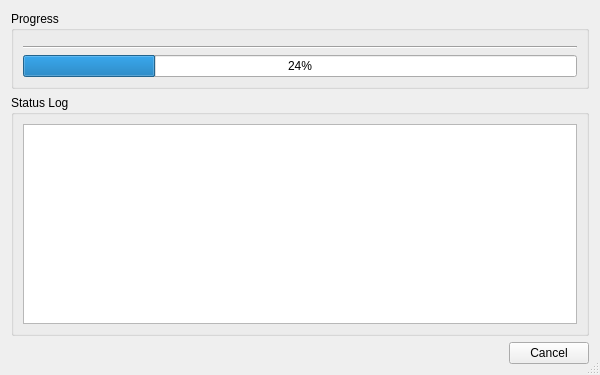
<?xml version="1.0" encoding="UTF-8"?>
<ui version="4.0">
 <class>MultiProgressDialog</class>
 <widget class="QDialog" name="MultiProgressDialog">
  <property name="windowModality">
   <enum>Qt::ApplicationModal</enum>
  </property>
  <property name="geometry">
   <rect>
    <x>0</x>
    <y>0</y>
    <width>600</width>
    <height>370</height>
   </rect>
  </property>
  <property name="sizeGripEnabled">
   <bool>true</bool>
  </property>
  <property name="modal">
   <bool>true</bool>
  </property>
  <layout class="QVBoxLayout" name="main_layout">
   <item>
    <widget class="QGroupBox" name="progress_bar_group_box">
     <property name="title">
      <string>Progress</string>
     </property>
     <layout class="QVBoxLayout" name="progress_bar_group_box_layout">
      <item>
       <widget class="QWidget" name="progress_bar_container_widget" native="true">
        <layout class="QVBoxLayout" name="progress_bar_container_layout">
         <property name="leftMargin">
          <number>0</number>
         </property>
         <property name="topMargin">
          <number>0</number>
         </property>
         <property name="rightMargin">
          <number>0</number>
         </property>
         <property name="bottomMargin">
          <number>0</number>
         </property>
        </layout>
       </widget>
      </item>
      <item>
       <widget class="Line" name="progress_bar_divider_line">
        <property name="orientation">
         <enum>Qt::Horizontal</enum>
        </property>
       </widget>
      </item>
      <item>
       <widget class="QProgressBar" name="main_progress_bar">
        <property name="value">
         <number>24</number>
        </property>
        <property name="alignment">
         <set>Qt::AlignCenter</set>
        </property>
       </widget>
      </item>
     </layout>
    </widget>
   </item>
   <item>
    <widget class="QGroupBox" name="progress_log_group_box">
     <property name="title">
      <string>Status Log</string>
     </property>
     <layout class="QVBoxLayout" name="progress_log_group_box_layout">
      <item>
       <widget class="QListView" name="progress_log_list_view">
        <property name="minimumSize">
         <size>
          <width>0</width>
          <height>200</height>
         </size>
        </property>
        <property name="focusPolicy">
         <enum>Qt::ClickFocus</enum>
        </property>
        <property name="autoScroll">
         <bool>false</bool>
        </property>
        <property name="editTriggers">
         <set>QAbstractItemView::NoEditTriggers</set>
        </property>
        <property name="selectionMode">
         <enum>QAbstractItemView::ExtendedSelection</enum>
        </property>
        <property name="verticalScrollMode">
         <enum>QAbstractItemView::ScrollPerPixel</enum>
        </property>
       </widget>
      </item>
     </layout>
    </widget>
   </item>
   <item>
    <layout class="QHBoxLayout" name="cancel_button_layout">
     <item>
      <spacer name="cancel_button_spacer">
       <property name="orientation">
        <enum>Qt::Horizontal</enum>
       </property>
       <property name="sizeHint" stdset="0">
        <size>
         <width>40</width>
         <height>20</height>
        </size>
       </property>
      </spacer>
     </item>
     <item>
      <widget class="QPushButton" name="cancel_button">
       <property name="text">
        <string>Cancel</string>
       </property>
       <property name="autoDefault">
        <bool>false</bool>
       </property>
      </widget>
     </item>
    </layout>
   </item>
  </layout>
 </widget>
 <resources/>
 <connections/>
</ui>
